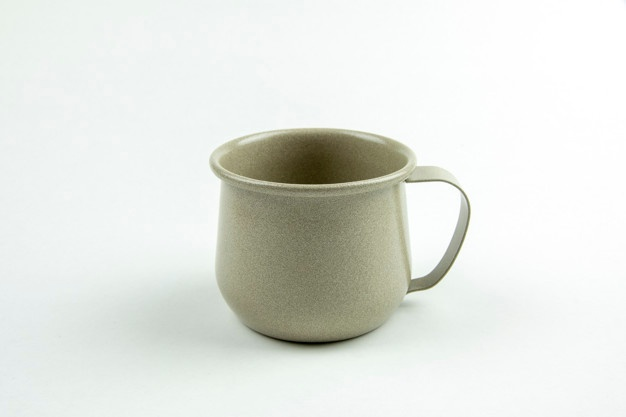
#> input picture source6.jpg, 626 x 417 px, given in place of mask_avion.jpg, which was not available
$ python poisson_blending.py
#> lines starting #> are read from the running program, lines starting #| are printed output that depends on the picture; after the words box and inside, x2 and y2 are one past the last pixel; in counts of white or black regions, pixels touching at a corner belong together; pictures that were not available may be replaced by others from this repository, and a replacement may not be noted
# -*- coding: utf-8 -*-
"""
Proyecto Final: Poisson Image Blending
Nombre Estudiantes: Iván Garzón Segura
                    Víctor Alejandro Vargas Pérez
"""

from matplotlib import pyplot as plt
import numpy as np
import cv2
from scipy import sparse
from scipy.sparse import linalg

##################### FUNCIONES AUXILIARES CARGA/SHOW ##########################

# Función para cargar una imagen con valores de tipo float


def cargarImagen(filename, flagColor):
    imagen = cv2.imread(filename, flagColor)

    return imagen.astype(float)

# Función para normalizar una imagen 0-255, uint8


# [75 lines left out: functions normalizar, esGris, mostrarImagen, mostrarVariasImagenes, not called in this run]

################################################################################

# Función para obtener las posiciones en la imagen fuente del objeto a pegar
# Se debe especificar una ruta con la imagen de la máscara (blanco/negro)


def getObjeto(nombre_mascara):
    ruta_mascara = "imagenes/masks/"
    mascara = np.array(cargarImagen(
        ruta_mascara + nombre_mascara, 0), dtype=np.uint8)
    _, mascara = cv2.threshold(mascara, 0, 255, cv2.THRESH_OTSU)

    posiciones_objeto = getPosicionesMascara(mascara)
    return posiciones_objeto, mascara

# Devuelve una lista con los píxeles (índices) dentro de la máscara


def getPosicionesMascara(mascara):
    pos_y, pos_x = np.nonzero(mascara)

    posiciones = []
    for i in range(len(pos_y)):
        posiciones.append((pos_y[i], pos_x[i]))
    return posiciones

# Función para calcular el desplazamiento necesario en una máscara para que
# el centro de esta quede en una posición concreta de la imagen destino
# Se devuelve también un booleano que indica si con ese desplazamiento el objeto
# se sale de la imagen destino


def calcularDesplazamiento(pos_dest, objeto, destino):

    # Si se pasan reales en pos_dest, se interpreta como un porcentaje
    # respecto al tamaño de la imagen destino. En caso contrario, son coordenadas
    # directas.
    if not type(pos_dest[0]) is int:
        pos_dest[0] = int(destino.shape[0]*pos_dest[0])
    if not type(pos_dest[1]) is int:
        pos_dest[1] = int(destino.shape[1]*pos_dest[1])
    pos_dest = np.array(pos_dest, dtype=np.uint32)

    print(
        f"\n  -> Posición destino: {pos_dest},    Dimensiones destino: {destino.shape[:2]}")

    # Obtener los extremos de la máscara y calcular su centro
    posiciones = np.array(objeto)
    max_x = np.max(posiciones[:, 1])
    min_x = np.min(posiciones[:, 1])
    max_y = np.max(posiciones[:, 0])
    min_y = np.min(posiciones[:, 0])

    x_centro = int((max_x + min_x) / 2)
    y_centro = int((max_y + min_y) / 2)

    # Obtener el desplazamiento como la diferencia del objetivo con el centro
    # de la máscara
    despl = pos_dest - (y_centro, x_centro)

    # Comprobar si es un desplazamiento válido
    despl_valido = False
    if dentroImagen(destino, [max_y, max_x] + despl) and dentroImagen(destino, [min_y, min_x] + despl):
        despl_valido = True

    return despl, despl_valido

# Pegar un objeto de forma directa con un desplazamiento dado


# [64 lines left out: functions pegarObjeto, getVecindario, matrizPoisson, esBorde, calcularValorBorde, not called in this run]

# Comprueba que una posición esté dentro de la imagen


def dentroImagen(imagen, posicion):
    if posicion[0] >= 0 and posicion[0] < imagen.shape[0] and \
            posicion[1] >= 0 and posicion[1] < imagen.shape[1]:
        return True
    else:
        return False

# Calcula laplaciana de un píxel


# [113 lines left out: functions getLaplaciana, getLaplacianaMix, calcularDivGuia, poissonBlending, not called in this run]

################################################################################
########################## FUNCIONES EJECUCIÓN #################################
################################################################################

# Función general para pegar un objeto (imagen fuente junto a imagen máscara) en la
# posición pos_dest de una imagen destino.
# Las imágenes se especifican con su nombre, y se deben encontrar en la carpeta
# correspondiente:
# Máscara en imagenes/masks, fuente en imagenes/sources y destino en imagenes/targets


def pegarUnObjeto(nomb_fuente, nomb_mascara, nomb_destino, pos_dest=[]):
    objeto, mascara = getObjeto(nomb_mascara)
    fuente = cargarImagen("imagenes/sources/" + nomb_fuente, 1)
    destino = cargarImagen("imagenes/targets/" + nomb_destino, 1)

    print(f"\nPegado de {nomb_fuente} en {nomb_destino}")

    if pos_dest != []:
        despl, despl_valido = calcularDesplazamiento(pos_dest, objeto, destino)
    else:
        despl = np.array([0,0])
        despl_valido = True

    if (despl_valido):
        res_paste = pegarObjeto(objeto, fuente, destino, despl)

        mostrarVariasImagenes([fuente, mascara, destino, res_paste],
                              titulos=[nomb_fuente, nomb_mascara, nomb_destino,
                                       "Pegado Directo"])
        input("\n--- Pulsar tecla para continuar ---\n")

        res_import, res_mixing = poissonBlending(
            objeto, fuente, destino, despl)

        mostrarVariasImagenes([res_import, res_mixing],
                              titulos=["Importing Gradients", "Mixing Gradients"])
        input("\n--- Pulsar tecla para continuar ---\n")
    else:
        print("Posición destino no válida: el objeto se sale de la imagen")

# Función para pegar un oso y dos niños (en máscaras diferentes) en el agua


# [102 lines left out: functions pegarOsoNiñosPlaya, pegarLunaPlaya, not called in this run]

############################## EJECUCIÓN #######################################

# 1 Pegar Avión en Montaña
pegarUnObjeto("avion.jpg", "mask_avion.jpg", "montaña.jpg", [0.5,0.5])
#> in cargarImagen, `imagen = cv2.imread(filename, flagColor)`:
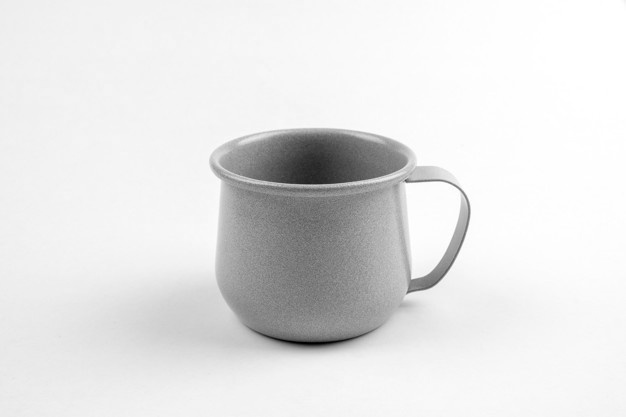
#> imagen: shape (417, 626); min 0, max 255, mean 227.6
#> in getObjeto, `_, mascara = cv2.threshold(mascara, 0, 255, cv2.THRESH_OTSU)`:
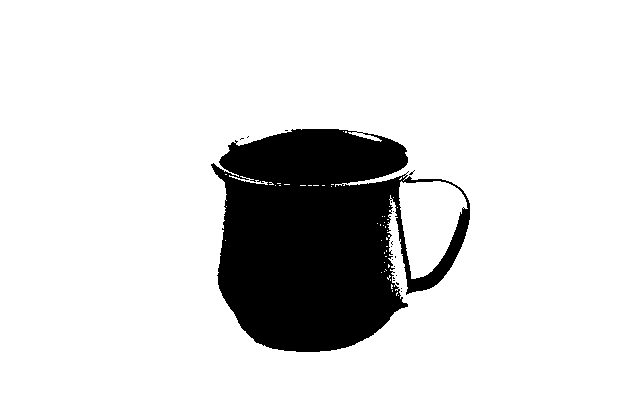
#> mascara: shape (417, 626); 85.8% white; 18 black regions (17 under 20 px), largest, box (x1, y1, x2, y2) and area: (211, 129, 470, 352) 36974
#> after the loop in getPosicionesMascara, `for i in range(len(pos_y)):`: posiciones = 224023 items
#> call 2 of cargarImagen, with filename = 'imagenes/sources/avion.jpg', flagColor = 1
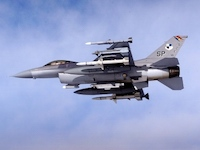
#> input picture imagenes/source.jpg, 200 x 150 px, given in place of avion.jpg, which was not available
#> in cargarImagen, imagen is the input picture: shape (150, 200, 3); mean B, G, R 202.8, 162.6, 151.7
#|   -> Posición destino: [ 75 100],    Dimensiones destino: (150, 200)
#> in calcularDesplazamiento, `posiciones = np.array(objeto)`: posiciones = 224023 pairs, first value 0 to 416, second value 0 to 625
#> in calcularDesplazamiento, `max_x = np.max(posiciones[:, 1])`: max_x = 625
#> in calcularDesplazamiento, `min_x = np.min(posiciones[:, 1])`: min_x = 0
#> in calcularDesplazamiento, `max_y = np.max(posiciones[:, 0])`: max_y = 416
#> in calcularDesplazamiento, `min_y = np.min(posiciones[:, 0])`: min_y = 0
#> in calcularDesplazamiento, `x_centro = int((max_x + min_x) / 2)`: x_centro = 312
#> in calcularDesplazamiento, `y_centro = int((max_y + min_y) / 2)`: y_centro = 208
#> in calcularDesplazamiento, `despl = pos_dest - (y_centro, x_centro)`: despl = [-133, -212]
#> in pegarUnObjeto, `despl, despl_valido = calcularDesplazamiento(pos_dest, objeto, destino)`: despl_valido = False

# 2 Pegar Gradiente en Muro
pegarUnObjeto("grad.png", "mask_grad.png", "muro.png", [0.5,0.5])
#> (the run stopped early here; a loop or call above may not have finished)
